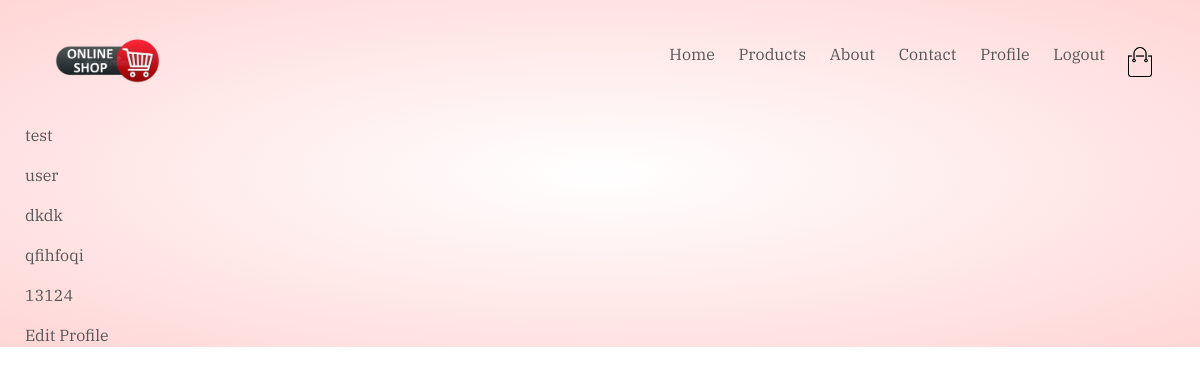
Screenshot of /profile/ (signed in) with the database file from the repository.
### users/models.py (models this page shows, shortened)
class Profile(models.Model):
	user = models.OneToOneField(User, on_delete = models.CASCADE, primary_key= True)
	firstname = models.TextField()
	lastname = models.TextField()
	dateofbirth = models.DateField()
	phonenumber =  models.TextField()
	province =  models.TextField()
	city =  models.TextField()
	addresss =  models.TextField()

### users/views.py (the view)
# urls.py: path('profile/',user_views.profile, name='profile'),
@login_required
def profile(request):
	user = models.OneToOneField(User, on_delete = models.CASCADE)
	profile = Profile.objects.all()
	context = {
		'profile':profile
	}
	return render(request,'users/profile.html',context)

### users/templates/users/profile.html (shortened to what this page needs)
{% extends "store/base.html" %}
{% load crispy_forms_tags %}
{% load static %}
{% block content %}
	{% for profiles in profile%}
		{% if profiles.user == user %}
			<p>{{ profiles.firstname }}</p>
			<p>{{ profiles.lastname }}</p>
			<p>{{ profiles.province }}</p>
			<p>{{ profiles.city }}</p>
			<p>{{ profiles.phonenumber }}</p>
		{%endif%}
	{% endfor %}
	<a href="{% url 'editprofile' %}">Edit Profile</a>
{% endblock content %}

### store/static/store/style.css (style rules this page uses)
* { margin: 0; padding: 0; box-sizing: border-box; }
body { font-family: 'IBM Plex Serif', serif; }
a { text-decoration: none; color: #555; }
p { color: #555 }

### rows the page displays
Profile: firstname "test", lastname "user", province "dkdk", city "qfihfoqi", phonenumber "13124"
